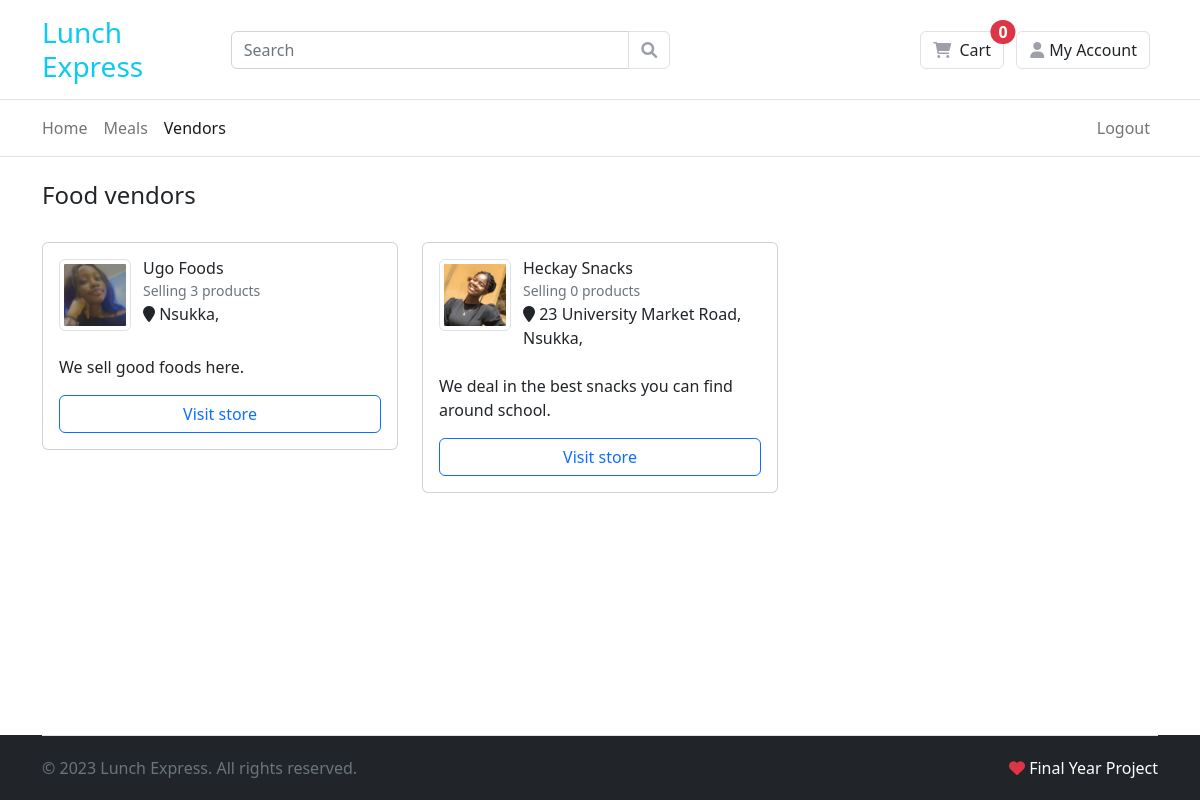
Screenshot of /account/vendors/ (signed in) with the database file from the repository.
### accounts/models.py (models this page shows, shortened)
class Vendor(models.Model):
    user = models.OneToOneField(
        User,
        on_delete=models.CASCADE,
        null=True,
        related_name='vendor')
    company_name = models.CharField(max_length=50)
    address = models.CharField(max_length=600)
    about = models.TextField()
    image = models.ImageField(upload_to='vendor/images')
    phone_number = models.CharField(max_length=11)

class User(AbstractUser):
    is_vendor = models.BooleanField(default=False)
    is_customer = models.BooleanField(default=False)

### accounts/views.py (the view)
# urls.py: path('vendors/', views.vendors, name='vendors'),
def vendors(request):
    vendors = Vendor.objects.all()
    template = 'vendor/list.html'
    context = {
        "vendors": vendors,
    }
    return render(request, template, context)

### carts/cart.py (called while the page is built)
    def __len__(self):
        return sum(item['quantity'] for item in self.cart.values())

### carts/context_processors.py (called while the page is built)
def cart(request):
    return {'cart': Cart(request)}

### templates/vendor/list.html (shortened to what this page needs)
{% extends 'base.html' %}
{% block content %}
<div class="container py-4">
    <h4 class="title-page">Food vendors</h4>
</div>
<div class="container mb-5">
    <div class="row">
        <main class="col-lg-12">
            <div class="row">
                {% for vendor in vendors %}
                <div class="col-lg-4">
                    {% include "partials/_vendor_card.html" %}
                </div>
                {% empty %}
                    <p>There are currently no Food vendors.</p>
                {% endfor %}
            </div>
        </main>
    </div>
</div>
{% endblock %}

### templates/partials/_vendor_card.html
<div class="card mb-4">
    <div class="card-body">
        <div class="itemside mb-4">
            <div class="aside">
                <img src="{{ vendor.image.url }}" width="60" height="60" class="img-sm img-thumbnail">
            </div>
            <div class="info">
                <span class="h6 title">{{ vendor.company_name }}</span>
                <small class="text-muted">Selling {{ vendor.user.products.count }} product{{ vendor.user.products.count|pluralize }}</small>
                <p><i class="fa fa-map-marker"></i> {{ vendor.address }}, {{ vendor.state }}</p>
            </div>
        </div>
        <p>{{ vendor.about|truncatechars:280 }}</p>
        <a href="{% url 'accounts:vendor_profile' vendor.user.username %}" class="btn w-100 btn-outline-primary">Visit store</a>
    </div>
</div>

### static/css/ui.css (style rules this page uses)
.img-xs, .img-sm, .img-md, .img-lg { display: inline-block; -o-object-fit: cover; object-fit: cover; flex-shrink: 0; flex-grow: 0 }
.img-sm { width: 72px; height: 72px }
.itemside { position: relative; display: flex; width: 100% }
.itemside .aside { position: relative; flex-shrink: 0 }
.itemside .info { padding-left: .75rem; flex-grow: 1 }
.itemside .title { display: block; margin-bottom: 0rem }
.itemside p { margin-bottom: 0 }

### rows the page displays
Vendor: image (picture), company_name "Ugo Foods", user.products.count "3", address "Nsukka", about "We sell good foods here."
Vendor: image (picture), company_name "Heckay Snacks", user.products.count "0", address "23 University Market Road, Nsukka", about "We deal in the best snacks you can find around school."
